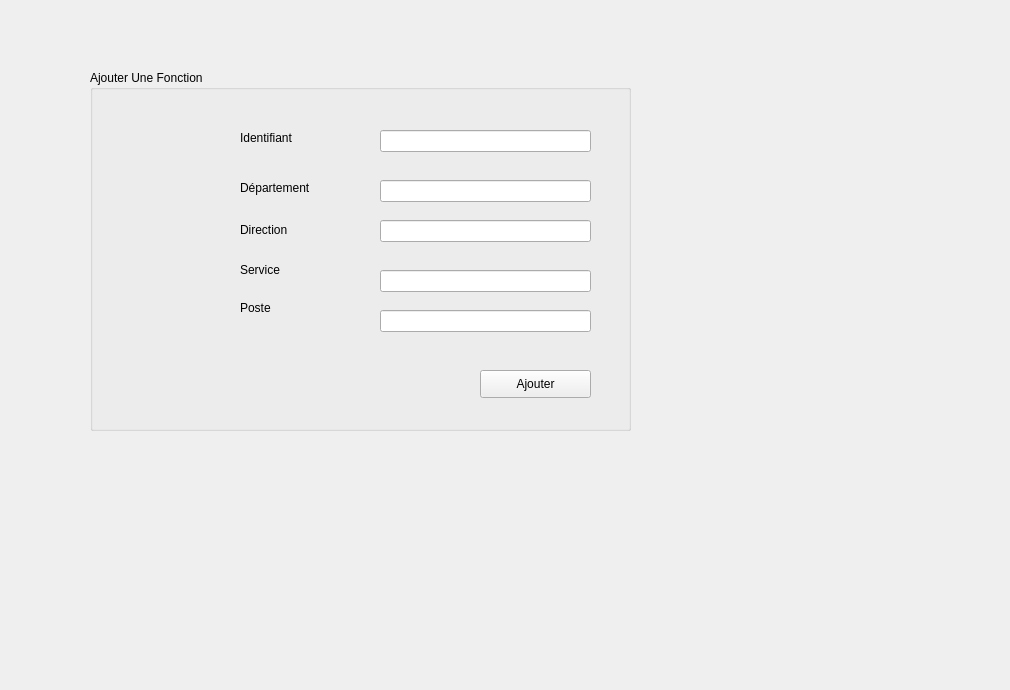
      <widget class="QWidget" name="tab_7">
       <attribute name="title">
        <string>Ajouter</string>
       </attribute>
       <widget class="QLabel" name="label_21">
        <property name="geometry">
         <rect>
          <x>-40</x>
          <y>-10</y>
          <width>1001</width>
          <height>681</height>
         </rect>
        </property>
        <property name="styleSheet">
         <string notr="true">background-image: url(:/gris.jpg);</string>
        </property>
        <property name="text">
         <string/>
        </property>
       </widget>
       <widget class="QGroupBox" name="groupBox_6">
        <property name="geometry">
         <rect>
          <x>90</x>
          <y>70</y>
          <width>541</width>
          <height>361</height>
         </rect>
        </property>
        <property name="title">
         <string>Ajouter Une Fonction</string>
        </property>
        <widget class="QLabel" name="label_22">
         <property name="geometry">
          <rect>
           <x>150</x>
           <y>110</y>
           <width>101</width>
           <height>16</height>
          </rect>
         </property>
         <property name="text">
          <string>Département</string>
         </property>
        </widget>
        <widget class="QLabel" name="label_23">
         <property name="geometry">
          <rect>
           <x>150</x>
           <y>60</y>
           <width>81</width>
           <height>16</height>
          </rect>
         </property>
         <property name="text">
          <string>Identifiant</string>
         </property>
        </widget>
        <widget class="QLabel" name="label_26">
         <property name="geometry">
          <rect>
           <x>150</x>
           <y>150</y>
           <width>81</width>
           <height>20</height>
          </rect>
         </property>
         <property name="text">
          <string>Direction</string>
         </property>
        </widget>
        <widget class="QLabel" name="label_27">
         <property name="geometry">
          <rect>
           <x>150</x>
           <y>190</y>
           <width>81</width>
           <height>20</height>
          </rect>
         </property>
         <property name="text">
          <string>Service</string>
         </property>
        </widget>
        <widget class="QLabel" name="label_28">
         <property name="geometry">
          <rect>
           <x>150</x>
           <y>230</y>
           <width>121</width>
           <height>16</height>
          </rect>
         </property>
         <property name="text">
          <string>Poste</string>
         </property>
        </widget>
        <widget class="QLineEdit" name="lineEdit_15">
         <property name="geometry">
          <rect>
           <x>290</x>
           <y>60</y>
           <width>211</width>
           <height>22</height>
          </rect>
         </property>
        </widget>
        <widget class="QLineEdit" name="lineEdit_16">
         <property name="geometry">
          <rect>
           <x>290</x>
           <y>110</y>
           <width>211</width>
           <height>22</height>
          </rect>
         </property>
        </widget>
        <widget class="QLineEdit" name="lineEdit_17">
         <property name="geometry">
          <rect>
           <x>290</x>
           <y>150</y>
           <width>211</width>
           <height>22</height>
          </rect>
         </property>
        </widget>
        <widget class="QLineEdit" name="lineEdit_18">
         <property name="geometry">
          <rect>
           <x>290</x>
           <y>240</y>
           <width>211</width>
           <height>22</height>
          </rect>
         </property>
        </widget>
        <widget class="QLineEdit" name="lineEdit_13">
         <property name="geometry">
          <rect>
           <x>290</x>
           <y>200</y>
           <width>211</width>
           <height>22</height>
          </rect>
         </property>
        </widget>
        <widget class="QPushButton" name="pushButton_5">
         <property name="geometry">
          <rect>
           <x>390</x>
           <y>300</y>
           <width>111</width>
           <height>28</height>
          </rect>
         </property>
         <property name="text">
          <string>Ajouter</string>
         </property>
        </widget>
       </widget>
      </widget>
